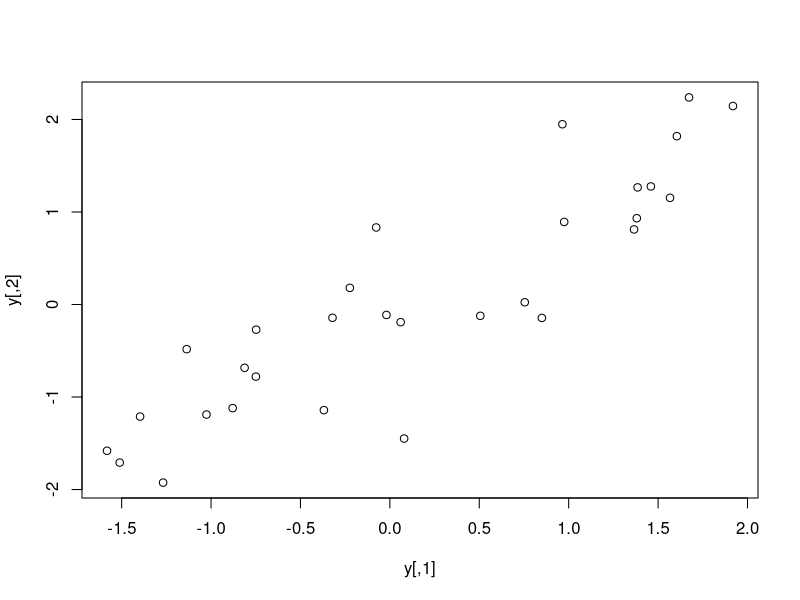

This chart was generated by the following R code:
## ---- chunk 1
  library(mvtnorm)
  vector.of.means <- c(0,0)
  cov.matrix <- matrix(c(1,0.8,0.8,1), 2,2) 
  cov.matrix
  y <- rmvnorm(n=30, mean=vector.of.means, sigma=cov.matrix)
  y
  plot(y)
